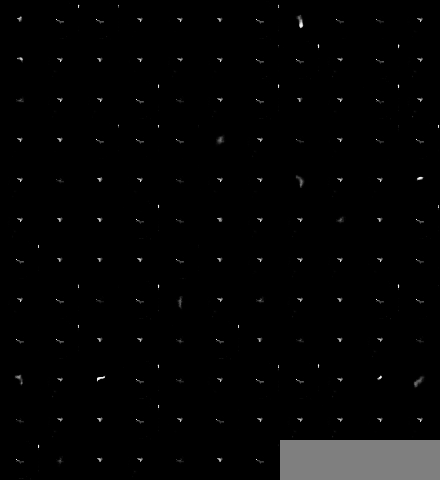
#> input picture cell_shape/deep_learning/keras-dcgan-master/generated_image.png, 440 x 480 px
$ python -i exp_microglia.py   (imports and definitions only)   (Python 2 division)   (older library calls are emulated)
#> lines starting #> are read from the running program, lines starting #| are printed output that depends on the picture; after the words box and inside, x2 and y2 are one past the last pixel; in counts of white or black regions, pixels touching at a corner belong together
#> further down, picture is the input picture: shape (480, 440, 3); min 0, max 252, mean 4.9
### cell_shape/segmentation/methods.py
# -*- coding: utf-8 -*-
"""
Created on Wed May 03 11:20:33 2017

@author: univ4208
"""

import os
import numpy as np
from PIL import Image
import matplotlib.pyplot as plt
import skimage.feature
import skimage.filters
import skimage.morphology
import cv2
import scipy.ndimage as ndi
import pywt
import glob
import platform
from scipy.optimize import linear_sum_assignment
from skimage import img_as_ubyte
#plt.close("all")

# [361 lines left out: functions open_frame, filter_by_size, fillHoles, modulusMaximum, saveFrame, classifyPhaseImage and 16 more, not called in this run]

#-------------Display functions---------------------------------------

def si(img,title=None):
    plt.figure()
    plt.imshow(img,cmap='gray')
    if title:
        plt.title(title)

def si2(im1,im2,title1=None,title2=None):
    plt.figure()
    plt.subplot(121)
    plt.imshow(im1)
    if title1:
        plt.title(title1)
    plt.subplot(122)
    plt.imshow(im2)
    if title2:
        plt.title(title2)

# [150 lines left out: functions show_points_on_img, show_holes_on_img, overlay_mask2image, cv_overlay_mask2image, centroids, fillCostMatrix and 1 more, not called in this run]

class FrameInfo(object):
    """Class remembering the information from a labeled frame.
    All indexes should start with 0"""
    # [5 lines left out: function __init__, not called in this run]
    def __str__(self):
        return "Frame N:"+str(self.nr)+" Nr objects: "+str(self.n_objects)
#-------Just to wait---
def find_cells():
    """Just to wait"""
    pass
def openImage():
    pass
#-----End just to wait----

class Tracker(object):
    """Object iterating through a set of frames contiguous in time.
    Segments each frame and looks for correspondances in the previous frame
    usin the hungarian algorithm. Stores the main results in info_list and
    correspondance_lists

    We use here a quite heavily filtered by size image, as we are not interested
    in small pieces here for main tracking"""
    # [187 lines left out: functions __init__, preprocess, next_cell, prev_cell, segment, find_indices and 3 more, not called in this run]

### cell_shape/segmentation/exp_microglia.py
# [1 line not run here, left out]
"""
Created on Thu May 04 12:29:57 2017

@author: univ4208
"""

import methods as m

import numpy as np
from scipy import ndimage as ndi
import matplotlib.pyplot as plt
import skimage.feature
import skimage.filters
import cv2
import scipy.ndimage as ndi
import glob
import os
from PIL import Image
from skimage.filters import try_all_threshold
import platform

def gf(img,sigma):
    img2 = skimage.filters.gaussian(img,sigma)
    return img2

def removeGaussians(img):
    """Convolves the original image with different scales of gaussians
    If an object is gaussian, the values of the object convolved should be high."""
    #filtered = m.wavelet_denoising(img,lvl=2)
    filtered = np.copy(img)
    filtered = filtered/np.max(filtered)
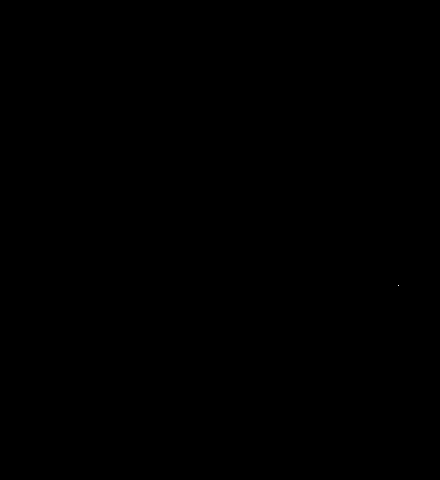
#> filtered: shape (480, 440, 3); values 0 (black) and 1 (white), 0% white in thin lines or dots, all inside (x1, y1, x2, y2) = (398, 285, 399, 286)
    #Tries different thresholds
    t=skimage.filters.threshold_adaptive(filtered,301)
    t2=skimage.filters.threshold_otsu(filtered)
#> t2 = 0
    otsu_bin = filtered>t2
    m.si2(t,otsu_bin,"adaptive thresh","otsu")
    #adapt the intensity of each cluster
    labels,nb = ndi.label(otsu_bin)
#> nb = 1
    for i in range(nb):
        filtered[labels==i+1] /= (np.max(filtered[labels==i+1]))

    m.si2(labels,filtered,'labels','filtered image')
    #filtered[~otsu_bin]=0

    total = np.ones(img.shape)
    total_maxwise = np.zeros(img.shape)
    for i in range(15,16):
        out = gf(filtered,i)
        total*=out
        total_maxwise[out>total_maxwise] = out[out>total_maxwise]

    m.si(total,"product of stuff")
    m.si(total_maxwise,"Maxima")
    print np.count_nonzero(total)
#| 37026
    ###################################################################
    ## Find the elements which have a high 'total' value corresponding to the out of focus stuff
    ## Inch Allah
    #######################################################################
    mask = np.logical_and(total<1.2,total>0.8)
#> mask: shape (480, 440, 3) bool; every value is 0
    try_all_threshold(total)
#| skimage.filters.thresholding.threshold_isodata
#| skimage.filters.thresholding.threshold_li
#| skimage.filters.thresholding.threshold_mean
#| skimage.filters.thresholding.threshold_minimum
#| skimage.filters.thresholding.threshold_otsu
#| skimage.filters.thresholding.threshold_triangle
#| skimage.filters.thresholding.threshold_yen
    m.si(mask,"mask of the elements to remove")
    labels_to_remove = labels[mask]
#> labels_to_remove = empty array
    labels_to_remove = np.unique(labels_to_remove)

    filtered_array = np.copy(filtered)
    for lab in labels_to_remove:
        filtered_array[labels==lab]=0
#> this loop made 0 passes

    print "Nb elements supprimes: ", labels_to_remove.size
#| Nb elements supprimes:  0
    m.si2(img,filtered_array,"Original image","Degaussianed image")

def denoiseStack(path,target_dir):
    elements = glob.glob(path+"/*.png")
    if platform.system()=='Windows':
        separator="\\"
    else:
        separator="/"
    if not os.path.isdir(target_dir):
        os.mkdir(target_dir)
    for elt in elements:
        print "processing",elt.split(separator)[-1]
        img = Image.open(elt)
        img = np.asarray(img)
        clahe = cv2.createCLAHE(clipLimit=5.0, tileGridSize=(30,30))
        cl1 = clahe.apply(img)
        cl2 = clahe.apply(cl1)
        cl2 = m.wavelet_denoising2(cl2,lvl=3)
        cl2 = cl2*255/np.max(cl2)
        cl2 = cl2.astype(np.uint8)
        cv2.imwrite(os.path.join(target_dir,'filtered_'+elt.split(separator)[-1]),cl2)
# [1 line not run here, left out]

frame_number=130
#Opening desired image
name = os.path.join("..",'data','microglia','RFP1','Scene1Interval'+str(frame_number)+'_RFP.png')
# [1 line not run here, left out]
# [1 line that did not run here, left out]

# [1 line not run here, left out]
"""Use Watershed!!!"""

#equilibrium = cv2.equalizeHist(img.astype(np.uint8))
#m.si(equilibrium,'Histogram equilibrated image')
# [1 line that did not run here, left out]
# [1 line not run here, left out]
# [1 line that did not run here, left out]
# [1 line that did not run here, left out]
# [1 line that did not run here, left out]
# [1 line not run here, left out]
# [6 lines of commented-out code are left out]
path = os.path.join("..",'data','microglia','RFP2')
new_path = os.path.join("..",'data','microglia','RFP2_denoised')

#############################################

from skimage.morphology import watershed, disk
from skimage.filters import rank
# [1 line that did not run here, left out]

# [1 line that did not run here, left out]
# [1 line that did not run here, left out]

# [1 line that did not run here, left out]
# [1 line not run here, left out]

# [1 line that did not run here, left out]
# [1 line that did not run here, left out]
# [1 line that did not run here, left out]
# [1 line that did not run here, left out]
# [1 line that did not run here, left out]
# [1 line that did not run here, left out]
# [1 line that did not run here, left out]
# [3 lines not run here, left out]

>>> import cv2
>>> picture = cv2.imread('../deep_learning/keras-dcgan-master/generated_image.png')
>>> result = removeGaussians(picture)
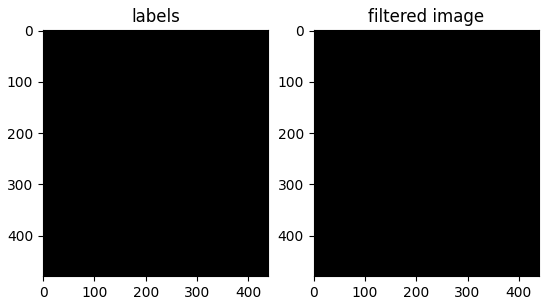
#> figure drawn by matplotlib, 2 panels
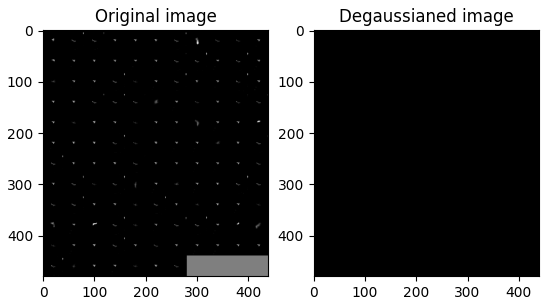
#> figure drawn by matplotlib, 2 panels

$ run again, on cell_shape/shape/arms.png
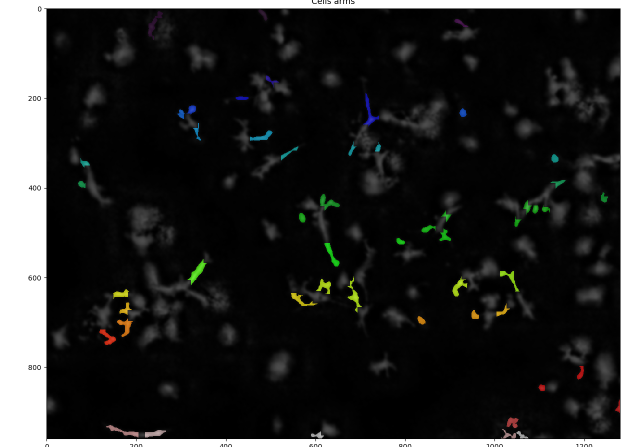
#> input picture cell_shape/shape/arms.png, 1280 x 894 px (shown at 1/2 size)
#> picture is the input picture: shape (894, 1280, 3); mean B, G, R 41.5, 42.2, 41.8
#> in removeGaussians, `filtered = filtered/np.max(filtered)`:
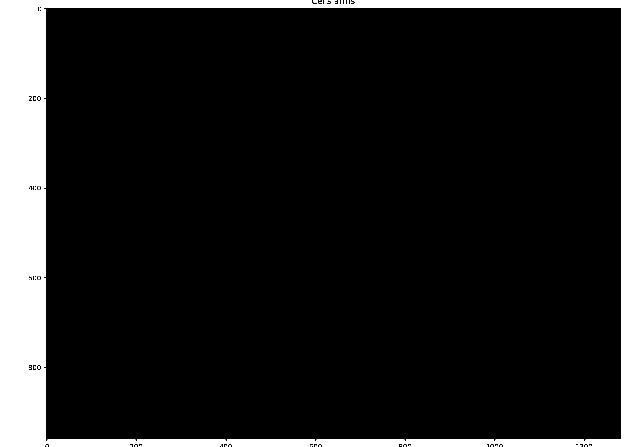
#> filtered: shape (894, 1280, 3) (shown at 1/2 size); values 0 (black) and 1 (white), 13.1% white; 33 white regions (32 under 20 px), largest, box (x1, y1, x2, y2) and area: (0, 0, 1280, 894) 149683
#> t2 = 0
#> labels: shape (894, 1280, 3) int32; 34 distinct labels, from 0 to 33
#> nb = 33
#| 1137090
#> mask: shape (894, 1280, 3) bool; every value is 0
#| skimage.filters.thresholding.threshold_isodata
#| skimage.filters.thresholding.threshold_li
#| skimage.filters.thresholding.threshold_mean
#| skimage.filters.thresholding.threshold_minimum
#| skimage.filters.thresholding.threshold_otsu
#| skimage.filters.thresholding.threshold_triangle
#> (further printed lines are left out)
#> labels_to_remove = empty array
#| Nb elements supprimes:  0
#> `result = removeGaussians(picture)`:
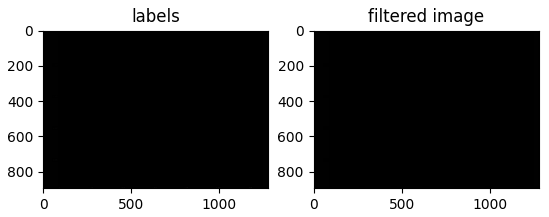
#> figure drawn by matplotlib, 2 panels
